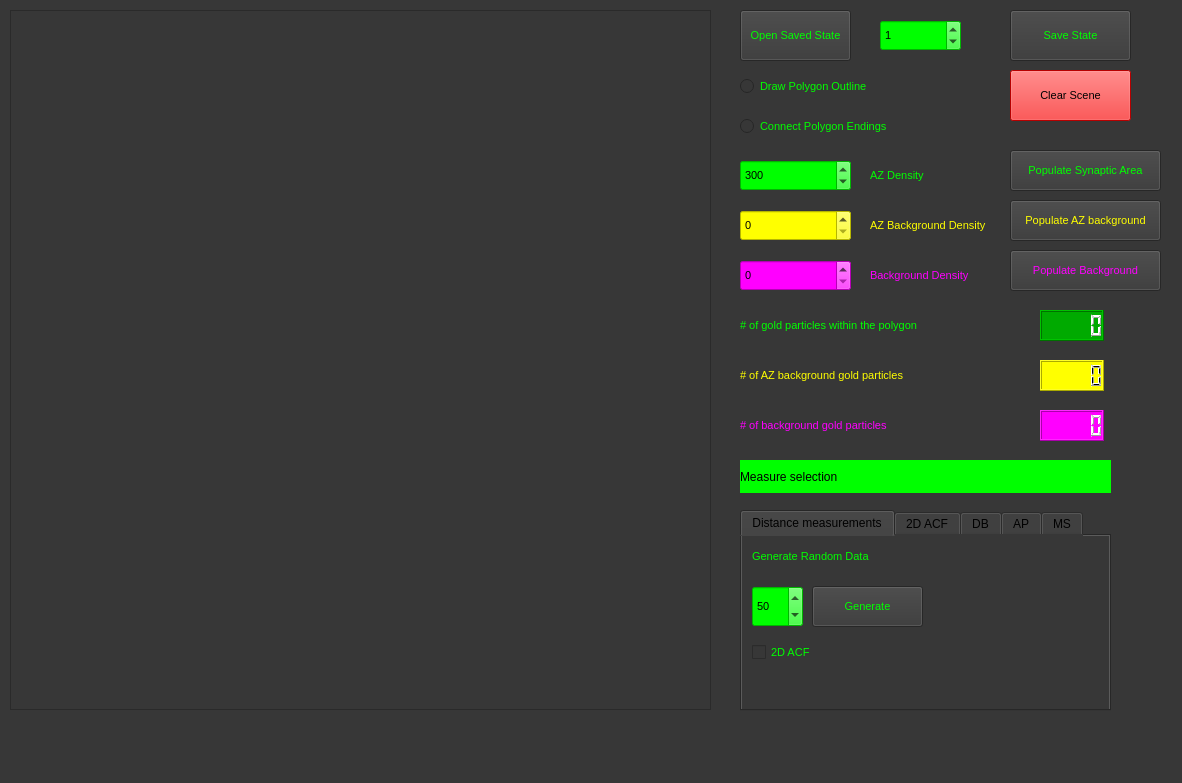
<?xml version="1.0" encoding="UTF-8"?>
<ui version="4.0">
 <class>MainWindow</class>
 <widget class="QMainWindow" name="MainWindow">
  <property name="geometry">
   <rect>
    <x>0</x>
    <y>0</y>
    <width>1182</width>
    <height>783</height>
   </rect>
  </property>
  <property name="maximumSize">
   <size>
    <width>5000</width>
    <height>3000</height>
   </size>
  </property>
  <property name="windowTitle">
   <string>GoldExt</string>
  </property>
  <property name="layoutDirection">
   <enum>Qt::LeftToRight</enum>
  </property>
  <property name="styleSheet">
   <string notr="true">background-color: rgb(55, 55, 55);</string>
  </property>
  <widget class="QWidget" name="centralwidget">
   <property name="acceptDrops">
    <bool>false</bool>
   </property>
   <widget class="QGraphicsView" name="imageLoaderView">
    <property name="geometry">
     <rect>
      <x>10</x>
      <y>10</y>
      <width>701</width>
      <height>700</height>
     </rect>
    </property>
    <property name="minimumSize">
     <size>
      <width>500</width>
      <height>500</height>
     </size>
    </property>
    <property name="maximumSize">
     <size>
      <width>4000</width>
      <height>2000</height>
     </size>
    </property>
    <property name="styleSheet">
     <string notr="true">border-color: rgb(0, 255, 0);</string>
    </property>
   </widget>
   <widget class="QPushButton" name="openSavedStateButton">
    <property name="geometry">
     <rect>
      <x>740</x>
      <y>10</y>
      <width>111</width>
      <height>51</height>
     </rect>
    </property>
    <property name="font">
     <font>
      <pointsize>8</pointsize>
     </font>
    </property>
    <property name="styleSheet">
     <string notr="true">color: rgb(0, 255, 0);
border-color: rgb(200, 168, 8);</string>
    </property>
    <property name="text">
     <string>Open Saved State</string>
    </property>
   </widget>
   <widget class="QRadioButton" name="polygonAreaRadioButton">
    <property name="geometry">
     <rect>
      <x>740</x>
      <y>70</y>
      <width>251</width>
      <height>32</height>
     </rect>
    </property>
    <property name="font">
     <font>
      <pointsize>8</pointsize>
     </font>
    </property>
    <property name="styleSheet">
     <string notr="true">color: rgb(0, 255, 0);</string>
    </property>
    <property name="text">
     <string>Draw Polygon Outline</string>
    </property>
   </widget>
   <widget class="QRadioButton" name="polygonAreaEndingRadioButton">
    <property name="geometry">
     <rect>
      <x>740</x>
      <y>110</y>
      <width>251</width>
      <height>32</height>
     </rect>
    </property>
    <property name="font">
     <font>
      <pointsize>8</pointsize>
     </font>
    </property>
    <property name="styleSheet">
     <string notr="true">color: rgb(0, 255, 0);</string>
    </property>
    <property name="text">
     <string>Connect Polygon Endings</string>
    </property>
   </widget>
   <widget class="QLCDNumber" name="internalGoldParticleLcdNumber">
    <property name="geometry">
     <rect>
      <x>1040</x>
      <y>310</y>
      <width>64</width>
      <height>31</height>
     </rect>
    </property>
    <property name="font">
     <font>
      <pointsize>4</pointsize>
     </font>
    </property>
    <property name="styleSheet">
     <string notr="true">background-color: rgb(0, 170, 0);
color: rgb(255, 255, 255);</string>
    </property>
   </widget>
   <widget class="QPushButton" name="saveStateButton">
    <property name="geometry">
     <rect>
      <x>1010</x>
      <y>10</y>
      <width>121</width>
      <height>51</height>
     </rect>
    </property>
    <property name="font">
     <font>
      <pointsize>8</pointsize>
     </font>
    </property>
    <property name="styleSheet">
     <string notr="true">color: rgb(0, 255, 0);
border-color: rgb(200, 168, 8);</string>
    </property>
    <property name="text">
     <string>Save State</string>
    </property>
   </widget>
   <widget class="QLabel" name="internalGoldParticleNumber">
    <property name="geometry">
     <rect>
      <x>740</x>
      <y>310</y>
      <width>291</width>
      <height>31</height>
     </rect>
    </property>
    <property name="font">
     <font>
      <pointsize>8</pointsize>
     </font>
    </property>
    <property name="styleSheet">
     <string notr="true">color: rgb(0, 255, 0);</string>
    </property>
    <property name="text">
     <string># of gold particles within the polygon</string>
    </property>
   </widget>
   <widget class="QLCDNumber" name="backgroundGoldParticleLcdNumber">
    <property name="geometry">
     <rect>
      <x>1040</x>
      <y>410</y>
      <width>64</width>
      <height>31</height>
     </rect>
    </property>
    <property name="font">
     <font>
      <pointsize>4</pointsize>
     </font>
    </property>
    <property name="styleSheet">
     <string notr="true">background-color: rgb(255, 0, 255);
color: rgb(255, 255, 255);</string>
    </property>
   </widget>
   <widget class="QLabel" name="backgroundGoldParticleNumber">
    <property name="geometry">
     <rect>
      <x>740</x>
      <y>410</y>
      <width>291</width>
      <height>31</height>
     </rect>
    </property>
    <property name="font">
     <font>
      <pointsize>8</pointsize>
     </font>
    </property>
    <property name="styleSheet">
     <string notr="true">color: rgb(255, 0, 255);</string>
    </property>
    <property name="text">
     <string># of background gold particles</string>
    </property>
   </widget>
   <widget class="QDoubleSpinBox" name="densityDoubleSpinBox">
    <property name="geometry">
     <rect>
      <x>740</x>
      <y>160</y>
      <width>111</width>
      <height>31</height>
     </rect>
    </property>
    <property name="font">
     <font>
      <pointsize>8</pointsize>
     </font>
    </property>
    <property name="styleSheet">
     <string notr="true">background-color: rgb(0, 255, 0);</string>
    </property>
    <property name="decimals">
     <number>0</number>
    </property>
    <property name="minimum">
     <double>0.000000000000000</double>
    </property>
    <property name="maximum">
     <double>2000.000000000000000</double>
    </property>
    <property name="singleStep">
     <double>100.000000000000000</double>
    </property>
    <property name="value">
     <double>300.000000000000000</double>
    </property>
   </widget>
   <widget class="QLabel" name="densityLabel">
    <property name="geometry">
     <rect>
      <x>870</x>
      <y>160</y>
      <width>131</width>
      <height>31</height>
     </rect>
    </property>
    <property name="font">
     <font>
      <pointsize>8</pointsize>
     </font>
    </property>
    <property name="styleSheet">
     <string notr="true">color: rgb(0, 255, 0);</string>
    </property>
    <property name="text">
     <string>AZ Density </string>
    </property>
   </widget>
   <widget class="QPushButton" name="populateSynapticAreaButton">
    <property name="geometry">
     <rect>
      <x>1010</x>
      <y>150</y>
      <width>151</width>
      <height>41</height>
     </rect>
    </property>
    <property name="font">
     <font>
      <pointsize>8</pointsize>
     </font>
    </property>
    <property name="styleSheet">
     <string notr="true">color: rgb(0, 255, 0);
border-color: rgb(200, 168, 8);</string>
    </property>
    <property name="text">
     <string>Populate Synaptic Area</string>
    </property>
   </widget>
   <widget class="QDoubleSpinBox" name="backgroundDensityDoubleSpinBox">
    <property name="geometry">
     <rect>
      <x>740</x>
      <y>260</y>
      <width>111</width>
      <height>31</height>
     </rect>
    </property>
    <property name="font">
     <font>
      <pointsize>8</pointsize>
     </font>
    </property>
    <property name="styleSheet">
     <string notr="true">background-color: rgb(255, 0, 255);</string>
    </property>
    <property name="decimals">
     <number>0</number>
    </property>
    <property name="minimum">
     <double>0.000000000000000</double>
    </property>
    <property name="maximum">
     <double>100.000000000000000</double>
    </property>
    <property name="singleStep">
     <double>1.000000000000000</double>
    </property>
    <property name="value">
     <double>0.000000000000000</double>
    </property>
   </widget>
   <widget class="QLabel" name="backgroundDensityLabel">
    <property name="geometry">
     <rect>
      <x>870</x>
      <y>260</y>
      <width>121</width>
      <height>31</height>
     </rect>
    </property>
    <property name="font">
     <font>
      <pointsize>8</pointsize>
     </font>
    </property>
    <property name="styleSheet">
     <string notr="true">color: rgb(255, 0, 255);</string>
    </property>
    <property name="text">
     <string>Background Density </string>
    </property>
   </widget>
   <widget class="QPushButton" name="populateBackgroundAreaButton">
    <property name="geometry">
     <rect>
      <x>1010</x>
      <y>250</y>
      <width>151</width>
      <height>41</height>
     </rect>
    </property>
    <property name="font">
     <font>
      <pointsize>8</pointsize>
     </font>
    </property>
    <property name="styleSheet">
     <string notr="true">color: rgb(255, 0, 255);</string>
    </property>
    <property name="text">
     <string>Populate Background</string>
    </property>
   </widget>
   <widget class="QLabel" name="clusteringLabel">
    <property name="geometry">
     <rect>
      <x>740</x>
      <y>460</y>
      <width>371</width>
      <height>33</height>
     </rect>
    </property>
    <property name="styleSheet">
     <string notr="true">background-color: rgb(0, 255, 0);</string>
    </property>
    <property name="text">
     <string>Measure selection</string>
    </property>
   </widget>
   <widget class="QPushButton" name="clearSceneButton">
    <property name="geometry">
     <rect>
      <x>1010</x>
      <y>70</y>
      <width>121</width>
      <height>51</height>
     </rect>
    </property>
    <property name="font">
     <font>
      <pointsize>8</pointsize>
     </font>
    </property>
    <property name="styleSheet">
     <string notr="true">background-color: rgb(255, 0, 0);</string>
    </property>
    <property name="text">
     <string>Clear Scene</string>
    </property>
   </widget>
   <widget class="QTabWidget" name="tabWidget">
    <property name="geometry">
     <rect>
      <x>740</x>
      <y>510</y>
      <width>371</width>
      <height>201</height>
     </rect>
    </property>
    <property name="currentIndex">
     <number>0</number>
    </property>
    <widget class="QWidget" name="tab_3">
     <attribute name="title">
      <string>Distance measurements</string>
     </attribute>
     <widget class="QPushButton" name="generateRandomDataButton">
      <property name="geometry">
       <rect>
        <x>70</x>
        <y>50</y>
        <width>111</width>
        <height>41</height>
       </rect>
      </property>
      <property name="font">
       <font>
        <pointsize>8</pointsize>
       </font>
      </property>
      <property name="styleSheet">
       <string notr="true">color: rgb(0, 255, 0);
border-color: rgb(200, 168, 8);</string>
      </property>
      <property name="text">
       <string>Generate</string>
      </property>
     </widget>
     <widget class="QLabel" name="randomDataGeneratorLabel">
      <property name="geometry">
       <rect>
        <x>10</x>
        <y>10</y>
        <width>291</width>
        <height>21</height>
       </rect>
      </property>
      <property name="font">
       <font>
        <pointsize>8</pointsize>
       </font>
      </property>
      <property name="styleSheet">
       <string notr="true">color: rgb(0, 255, 0);</string>
      </property>
      <property name="text">
       <string>Generate Random Data</string>
      </property>
     </widget>
     <widget class="QDoubleSpinBox" name="randomDataSampleDoubleSpinBox">
      <property name="geometry">
       <rect>
        <x>10</x>
        <y>50</y>
        <width>51</width>
        <height>41</height>
       </rect>
      </property>
      <property name="font">
       <font>
        <pointsize>8</pointsize>
       </font>
      </property>
      <property name="styleSheet">
       <string notr="true">background-color: rgb(0, 255, 0);</string>
      </property>
      <property name="decimals">
       <number>0</number>
      </property>
      <property name="minimum">
       <double>1.000000000000000</double>
      </property>
      <property name="maximum">
       <double>1000.000000000000000</double>
      </property>
      <property name="singleStep">
       <double>10.000000000000000</double>
      </property>
      <property name="value">
       <double>50.000000000000000</double>
      </property>
     </widget>
     <widget class="QCheckBox" name="PerformSpatialAutocorrelationCheckBox">
      <property name="geometry">
       <rect>
        <x>10</x>
        <y>100</y>
        <width>151</width>
        <height>32</height>
       </rect>
      </property>
      <property name="font">
       <font>
        <pointsize>8</pointsize>
       </font>
      </property>
      <property name="styleSheet">
       <string notr="true">color: rgb(0, 255, 0);</string>
      </property>
      <property name="text">
       <string>2D ACF</string>
      </property>
     </widget>
    </widget>
    <widget class="QWidget" name="tab_5">
     <attribute name="title">
      <string>2D ACF</string>
     </attribute>
     <widget class="QPushButton" name="performSpatialAutocorrelationButton">
      <property name="geometry">
       <rect>
        <x>10</x>
        <y>10</y>
        <width>111</width>
        <height>51</height>
       </rect>
      </property>
      <property name="font">
       <font>
        <pointsize>8</pointsize>
       </font>
      </property>
      <property name="styleSheet">
       <string notr="true">color: rgb(0, 255, 0);
border-color: rgb(200, 168, 8);</string>
      </property>
      <property name="text">
       <string>2D ACF</string>
      </property>
     </widget>
     <widget class="QSpinBox" name="spatialRmaxSpinBox">
      <property name="geometry">
       <rect>
        <x>10</x>
        <y>70</y>
        <width>111</width>
        <height>41</height>
       </rect>
      </property>
      <property name="font">
       <font>
        <pointsize>8</pointsize>
       </font>
      </property>
      <property name="styleSheet">
       <string notr="true">color: rgb(0, 255, 0);</string>
      </property>
      <property name="minimum">
       <number>1</number>
      </property>
      <property name="maximum">
       <number>10000</number>
      </property>
      <property name="singleStep">
       <number>10</number>
      </property>
      <property name="value">
       <number>80</number>
      </property>
     </widget>
     <widget class="QCheckBox" name="SaveSpatialAutocorrelationCheckBox">
      <property name="geometry">
       <rect>
        <x>130</x>
        <y>20</y>
        <width>81</width>
        <height>32</height>
       </rect>
      </property>
      <property name="font">
       <font>
        <pointsize>8</pointsize>
       </font>
      </property>
      <property name="styleSheet">
       <string notr="true">color: rgb(0, 255, 0);</string>
      </property>
      <property name="text">
       <string>Save</string>
      </property>
     </widget>
     <widget class="QLabel" name="RmaxLabel">
      <property name="geometry">
       <rect>
        <x>130</x>
        <y>70</y>
        <width>131</width>
        <height>41</height>
       </rect>
      </property>
      <property name="font">
       <font>
        <pointsize>8</pointsize>
       </font>
      </property>
      <property name="styleSheet">
       <string notr="true">color: rgb(0, 255, 0);</string>
      </property>
      <property name="text">
       <string>Rmax (nm)</string>
      </property>
     </widget>
    </widget>
    <widget class="QWidget" name="DBSCANTab">
     <attribute name="title">
      <string>DB</string>
     </attribute>
     <widget class="QPushButton" name="performDBSCANButton">
      <property name="geometry">
       <rect>
        <x>10</x>
        <y>10</y>
        <width>111</width>
        <height>51</height>
       </rect>
      </property>
      <property name="font">
       <font>
        <pointsize>8</pointsize>
       </font>
      </property>
      <property name="styleSheet">
       <string notr="true">color: rgb(0, 255, 0);
border-color: rgb(200, 168, 8);</string>
      </property>
      <property name="text">
       <string>DBSCAN</string>
      </property>
     </widget>
     <widget class="QDoubleSpinBox" name="DBSCANEpsilonDoubleSpinBox">
      <property name="geometry">
       <rect>
        <x>10</x>
        <y>70</y>
        <width>111</width>
        <height>41</height>
       </rect>
      </property>
      <property name="font">
       <font>
        <pointsize>8</pointsize>
       </font>
      </property>
      <property name="styleSheet">
       <string notr="true">color: rgb(0, 255, 0);</string>
      </property>
      <property name="decimals">
       <number>2</number>
      </property>
      <property name="minimum">
       <double>0.010000000000000</double>
      </property>
      <property name="maximum">
       <double>500.000000000000000</double>
      </property>
      <property name="singleStep">
       <double>10.000000000000000</double>
      </property>
      <property name="value">
       <double>40.000000000000000</double>
      </property>
     </widget>
     <widget class="QLabel" name="DBSCANEpsilonLabel">
      <property name="geometry">
       <rect>
        <x>130</x>
        <y>70</y>
        <width>101</width>
        <height>41</height>
       </rect>
      </property>
      <property name="font">
       <font>
        <pointsize>8</pointsize>
       </font>
      </property>
      <property name="styleSheet">
       <string notr="true">color: rgb(0, 255, 0);</string>
      </property>
      <property name="text">
       <string>Epsilon (nm)</string>
      </property>
     </widget>
     <widget class="QDoubleSpinBox" name="DBSCANMinSampleDoubleSpinBox">
      <property name="geometry">
       <rect>
        <x>10</x>
        <y>120</y>
        <width>111</width>
        <height>41</height>
       </rect>
      </property>
      <property name="font">
       <font>
        <pointsize>8</pointsize>
       </font>
      </property>
      <property name="styleSheet">
       <string notr="true">color: rgb(0, 255, 0);</string>
      </property>
      <property name="decimals">
       <number>0</number>
      </property>
      <property name="minimum">
       <double>1.000000000000000</double>
      </property>
      <property name="maximum">
       <double>5000.000000000000000</double>
      </property>
      <property name="singleStep">
       <double>1.000000000000000</double>
      </property>
      <property name="value">
       <double>3.000000000000000</double>
      </property>
     </widget>
     <widget class="QLabel" name="DBSCANMinSampleLabel">
      <property name="geometry">
       <rect>
        <x>130</x>
        <y>120</y>
        <width>101</width>
        <height>41</height>
       </rect>
      </property>
      <property name="font">
       <font>
        <pointsize>8</pointsize>
       </font>
      </property>
      <property name="styleSheet">
       <string notr="true">color: rgb(0, 255, 0);</string>
      </property>
      <property name="text">
       <string>Min Sample</string>
      </property>
     </widget>
    </widget>
    <widget class="QWidget" name="AP">
     <attribute name="title">
      <string>AP</string>
     </attribute>
     <widget class="QPushButton" name="performAffinityPropagationButton">
      <property name="geometry">
       <rect>
        <x>10</x>
        <y>10</y>
        <width>111</width>
        <height>51</height>
       </rect>
      </property>
      <property name="font">
       <font>
        <pointsize>8</pointsize>
       </font>
      </property>
      <property name="styleSheet">
       <string notr="true">color: rgb(0, 255, 0);
border-color: rgb(200, 168, 8);</string>
      </property>
      <property name="text">
       <string>Affinity Propagation</string>
      </property>
     </widget>
     <widget class="QDoubleSpinBox" name="affinityPropagationDoubleSpinBox">
      <property name="geometry">
       <rect>
        <x>10</x>
        <y>70</y>
        <width>111</width>
        <height>41</height>
       </rect>
      </property>
      <property name="font">
       <font>
        <pointsize>8</pointsize>
       </font>
      </property>
      <property name="styleSheet">
       <string notr="true">color: rgb(0, 255, 0);</string>
      </property>
      <property name="decimals">
       <number>0</number>
      </property>
      <property name="minimum">
       <double>-10000.000000000000000</double>
      </property>
      <property name="maximum">
       <double>0.000000000000000</double>
      </property>
      <property name="singleStep">
       <double>10.000000000000000</double>
      </property>
      <property name="value">
       <double>-30.000000000000000</double>
      </property>
     </widget>
     <widget class="QLabel" name="affinityPropagationLabel">
      <property name="geometry">
       <rect>
        <x>130</x>
        <y>70</y>
        <width>101</width>
        <height>41</height>
       </rect>
      </property>
      <property name="font">
       <font>
        <pointsize>8</pointsize>
       </font>
      </property>
      <property name="styleSheet">
       <string notr="true">color: rgb(0, 255, 0);</string>
      </property>
      <property name="text">
       <string>Preference</string>
      </property>
     </widget>
    </widget>
    <widget class="QWidget" name="tab">
     <attribute name="title">
      <string>MS</string>
     </attribute>
     <widget class="QPushButton" name="performMeanShiftButton">
      <property name="geometry">
       <rect>
        <x>10</x>
        <y>10</y>
        <width>111</width>
        <height>51</height>
       </rect>
      </property>
      <property name="font">
       <font>
        <pointsize>8</pointsize>
       </font>
      </property>
      <property name="styleSheet">
       <string notr="true">color: rgb(0, 255, 0);
border-color: rgb(200, 168, 8);</string>
      </property>
      <property name="text">
       <string>Mean shift</string>
      </property>
     </widget>
     <widget class="QLabel" name="MeanShiftMinSampleLabel">
      <property name="geometry">
       <rect>
        <x>130</x>
        <y>70</y>
        <width>81</width>
        <height>41</height>
       </rect>
      </property>
      <property name="font">
       <font>
        <pointsize>8</pointsize>
       </font>
      </property>
      <property name="styleSheet">
       <string notr="true">color: rgb(0, 255, 0);</string>
      </property>
      <property name="text">
       <string>Min Sample</string>
      </property>
     </widget>
     <widget class="QDoubleSpinBox" name="MeanShiftMinSampleDoubleSpinBox">
      <property name="geometry">
       <rect>
        <x>10</x>
        <y>70</y>
        <width>111</width>
        <height>41</height>
       </rect>
      </property>
      <property name="font">
       <font>
        <pointsize>8</pointsize>
       </font>
      </property>
      <property name="styleSheet">
       <string notr="true">color: rgb(0, 255, 0);</string>
      </property>
      <property name="decimals">
       <number>0</number>
      </property>
      <property name="minimum">
       <double>1.000000000000000</double>
      </property>
      <property name="maximum">
       <double>5000.000000000000000</double>
      </property>
      <property name="singleStep">
       <double>1.000000000000000</double>
      </property>
      <property name="value">
       <double>3.000000000000000</double>
      </property>
     </widget>
    </widget>
   </widget>
   <widget class="QDoubleSpinBox" name="numberOfInternalPolygonsDoubleSpinBox">
    <property name="geometry">
     <rect>
      <x>880</x>
      <y>20</y>
      <width>81</width>
      <height>31</height>
     </rect>
    </property>
    <property name="font">
     <font>
      <pointsize>8</pointsize>
     </font>
    </property>
    <property name="styleSheet">
     <string notr="true">background-color: rgb(0, 255, 0);</string>
    </property>
    <property name="decimals">
     <number>0</number>
    </property>
    <property name="minimum">
     <double>0.000000000000000</double>
    </property>
    <property name="maximum">
     <double>100.000000000000000</double>
    </property>
    <property name="singleStep">
     <double>1.000000000000000</double>
    </property>
    <property name="value">
     <double>1.000000000000000</double>
    </property>
   </widget>
   <widget class="QLabel" name="AZBackgroundGoldParticleNumber">
    <property name="geometry">
     <rect>
      <x>740</x>
      <y>360</y>
      <width>291</width>
      <height>31</height>
     </rect>
    </property>
    <property name="font">
     <font>
      <pointsize>8</pointsize>
     </font>
    </property>
    <property name="styleSheet">
     <string notr="true">color: rgb(255, 255, 0);</string>
    </property>
    <property name="text">
     <string># of AZ background gold particles</string>
    </property>
   </widget>
   <widget class="QLCDNumber" name="AZBackgroundGoldParticleLcdNumber">
    <property name="geometry">
     <rect>
      <x>1040</x>
      <y>360</y>
      <width>64</width>
      <height>31</height>
     </rect>
    </property>
    <property name="font">
     <font>
      <pointsize>4</pointsize>
     </font>
    </property>
    <property name="styleSheet">
     <string notr="true">color: rgb(0, 0, 0);
background-color: rgb(255, 255, 0);</string>
    </property>
   </widget>
   <widget class="QPushButton" name="populateAZBackgroundButton">
    <property name="geometry">
     <rect>
      <x>1010</x>
      <y>200</y>
      <width>151</width>
      <height>41</height>
     </rect>
    </property>
    <property name="font">
     <font>
      <pointsize>8</pointsize>
     </font>
    </property>
    <property name="styleSheet">
     <string notr="true">color: rgb(255, 255, 0);</string>
    </property>
    <property name="text">
     <string>Populate AZ background</string>
    </property>
   </widget>
   <widget class="QDoubleSpinBox" name="AZBackgroundDensityDoubleSpinBox">
    <property name="geometry">
     <rect>
      <x>740</x>
      <y>210</y>
      <width>111</width>
      <height>31</height>
     </rect>
    </property>
    <property name="font">
     <font>
      <pointsize>8</pointsize>
     </font>
    </property>
    <property name="styleSheet">
     <string notr="true">background-color: rgb(255, 255, 0);</string>
    </property>
    <property name="decimals">
     <number>0</number>
    </property>
    <property name="minimum">
     <double>0.000000000000000</double>
    </property>
    <property name="maximum">
     <double>2000.000000000000000</double>
    </property>
    <property name="singleStep">
     <double>1.000000000000000</double>
    </property>
    <property name="value">
     <double>0.000000000000000</double>
    </property>
   </widget>
   <widget class="QLabel" name="AZBackgroundDensityLabel">
    <property name="geometry">
     <rect>
      <x>870</x>
      <y>210</y>
      <width>131</width>
      <height>31</height>
     </rect>
    </property>
    <property name="font">
     <font>
      <pointsize>8</pointsize>
     </font>
    </property>
    <property name="styleSheet">
     <string notr="true">color: rgb(255, 255, 0);</string>
    </property>
    <property name="text">
     <string>AZ Background Density </string>
    </property>
   </widget>
  </widget>
  <widget class="QStatusBar" name="statusbar"/>
  <action name="actionOpen">
   <property name="text">
    <string>Open</string>
   </property>
  </action>
  <action name="actionQuit">
   <property name="text">
    <string>Quit</string>
   </property>
  </action>
 </widget>
 <resources/>
 <connections/>
</ui>
